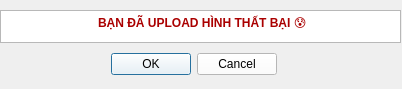
<?xml version="1.0" encoding="UTF-8"?>
<ui version="4.0">
 <class>Dialog</class>
 <widget class="QDialog" name="Dialog">
  <property name="geometry">
   <rect>
    <x>0</x>
    <y>0</y>
    <width>402</width>
    <height>89</height>
   </rect>
  </property>
  <property name="windowTitle">
   <string>Dialog</string>
  </property>
  <widget class="QDialogButtonBox" name="exit_button">
   <property name="geometry">
    <rect>
     <x>110</x>
     <y>50</y>
     <width>167</width>
     <height>29</height>
    </rect>
   </property>
   <property name="styleSheet">
    <string notr="true">color: rgb(0, 0, 0);
background-color: rgb(255, 255, 255);
font: 700 9pt &quot;Segoe UI&quot;;</string>
   </property>
   <property name="orientation">
    <enum>Qt::Horizontal</enum>
   </property>
   <property name="standardButtons">
    <set>QDialogButtonBox::Cancel|QDialogButtonBox::Ok</set>
   </property>
  </widget>
  <widget class="QTextBrowser" name="text_info">
   <property name="geometry">
    <rect>
     <x>0</x>
     <y>10</y>
     <width>401</width>
     <height>33</height>
    </rect>
   </property>
   <property name="styleSheet">
    <string notr="true">color: rgb(170, 0, 0);
font: 700 9pt &quot;Segoe UI&quot;;</string>
   </property>
   <property name="html">
    <string>&lt;!DOCTYPE HTML PUBLIC &quot;-//W3C//DTD HTML 4.0//EN&quot; &quot;http://www.w3.org/TR/REC-html40/strict.dtd&quot;&gt;
&lt;html&gt;&lt;head&gt;&lt;meta name=&quot;qrichtext&quot; content=&quot;1&quot; /&gt;&lt;meta charset=&quot;utf-8&quot; /&gt;&lt;style type=&quot;text/css&quot;&gt;
p, li { white-space: pre-wrap; }
hr { height: 1px; border-width: 0; }
li.unchecked::marker { content: &quot;\2610&quot;; }
li.checked::marker { content: &quot;\2612&quot;; }
&lt;/style&gt;&lt;/head&gt;&lt;body style=&quot; font-family:'Segoe UI'; font-size:9pt; font-weight:700; font-style:normal;&quot;&gt;
&lt;p align=&quot;center&quot; style=&quot; margin-top:0px; margin-bottom:0px; margin-left:0px; margin-right:0px; -qt-block-indent:0; text-indent:0px;&quot;&gt; BẠN ĐÃ UPLOAD HÌNH THẤT BẠI 😰&lt;/p&gt;&lt;/body&gt;&lt;/html&gt;</string>
   </property>
  </widget>
 </widget>
 <resources/>
 <connections>
  <connection>
   <sender>exit_button</sender>
   <signal>accepted()</signal>
   <receiver>Dialog</receiver>
   <slot>accept()</slot>
   <hints>
    <hint type="sourcelabel">
     <x>248</x>
     <y>254</y>
    </hint>
    <hint type="destinationlabel">
     <x>157</x>
     <y>274</y>
    </hint>
   </hints>
  </connection>
  <connection>
   <sender>exit_button</sender>
   <signal>rejected()</signal>
   <receiver>Dialog</receiver>
   <slot>reject()</slot>
   <hints>
    <hint type="sourcelabel">
     <x>316</x>
     <y>260</y>
    </hint>
    <hint type="destinationlabel">
     <x>286</x>
     <y>274</y>
    </hint>
   </hints>
  </connection>
 </connections>
</ui>
